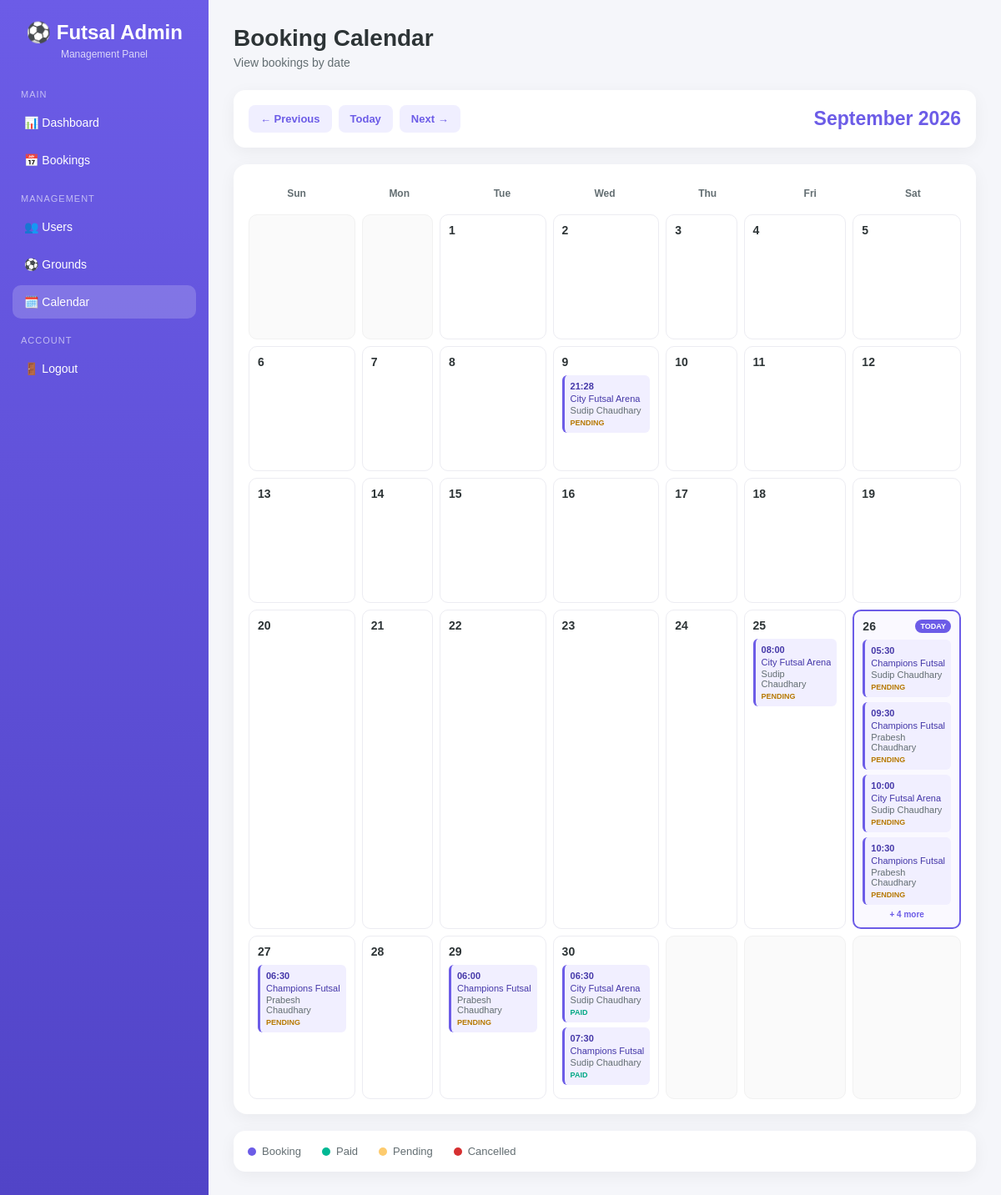
Page /admin/calendar (signed in) on the earlier database version.
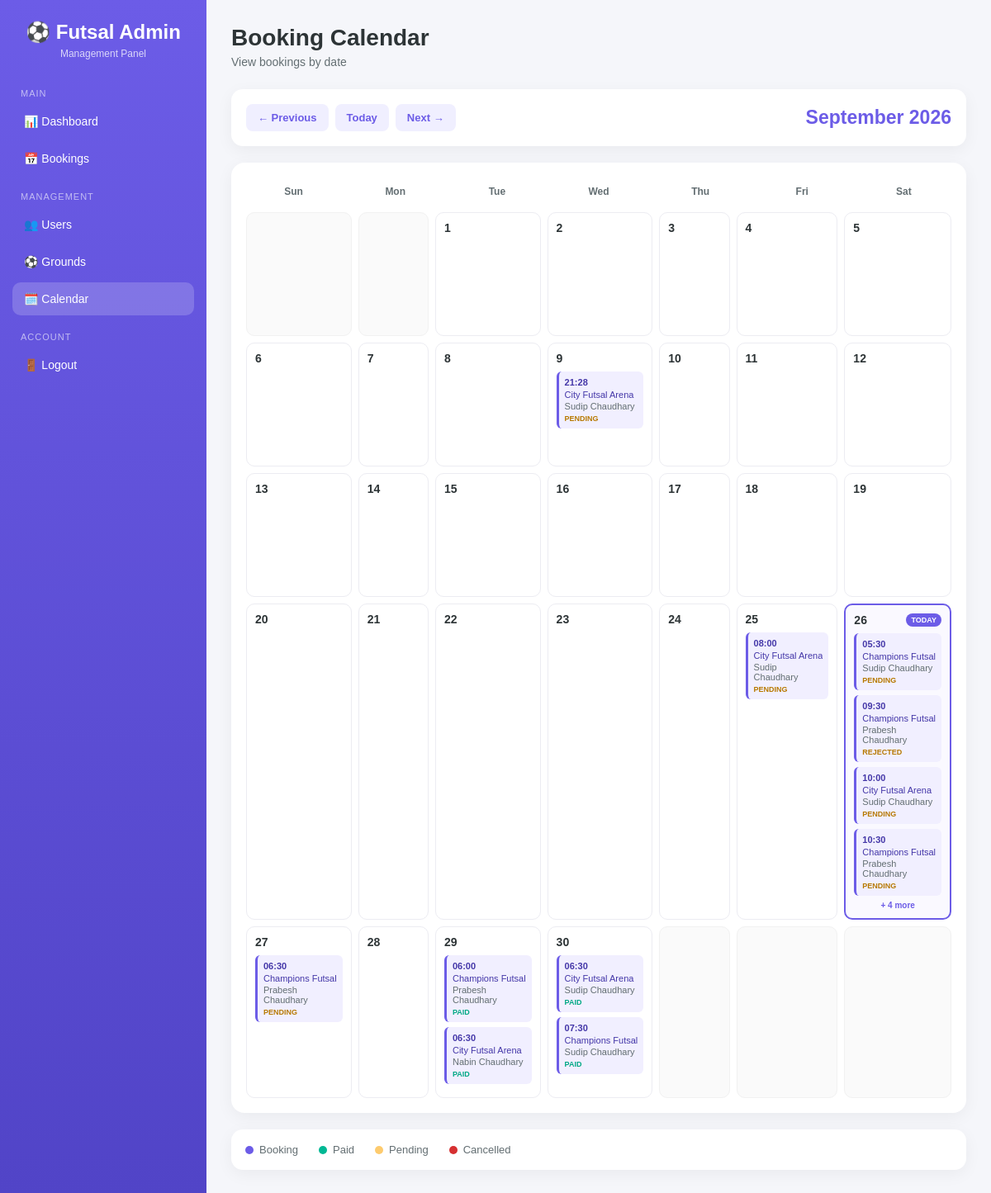
Same page on the later database version.
### tables this page shows
CREATE TABLE bookings (
            id INTEGER PRIMARY KEY AUTOINCREMENT,
            user_id INTEGER NOT NULL,
            ground_id INTEGER NOT NULL,
            booking_date TEXT NOT NULL,
            booking_time TEXT NOT NULL,
            created_at TIMESTAMP DEFAULT CURRENT_TIMESTAMP, status TEXT
            DEFAULT 'confirmed', duration REAL
            DEFAULT 1, payment_status TEXT

            DEFAULT 'pending', payment_method TEXT

            DEFAULT 'cash', payment_reference TEXT, paid_at TIMESTAMP, transaction_uuid
            TEXT, esewa_transaction_code
            TEXT, esewa_product_code
            TEXT, esewa_amount
            REAL, esewa_verified_at
            TIMESTAMP,

            FOREIGN KEY (user_id) REFERENCES users(id),
            FOREIGN KEY (ground_id) REFERENCES grounds(id),

            UNIQUE(ground_id, booking_date, booking_time)
        );

CREATE TABLE grounds (
            id INTEGER PRIMARY KEY AUTOINCREMENT,
            name TEXT NOT NULL,
            location TEXT NOT NULL,
            price INTEGER NOT NULL,
            contact TEXT,
            opening_time TEXT,
            closing_time TEXT,
            description TEXT,
            image TEXT
        );

CREATE TABLE users (
            id INTEGER PRIMARY KEY AUTOINCREMENT,
            name TEXT NOT NULL,
            email TEXT UNIQUE NOT NULL,
            password TEXT NOT NULL
        , is_admin INTEGER
            DEFAULT 0);

### app.py (the view)
@app.route("/admin/calendar")
@admin_required
def admin_calendar():
    today = date.today()
    month = request.args.get("month", type=int)
    year = request.args.get("year", type=int)
    if month is None or month < 1 or month > 12:
        month = today.month
    if year is None or year < 1:
        year = today.year
    if month == 1:
        previous_month = 12
        previous_year = year - 1
    else:
        previous_month = month - 1
        previous_year = year
    if month == 12:
        next_month = 1
        next_year = year + 1
    else:
        next_month = month + 1
        next_year = year
    first_day = date(year, month, 1)
    if month == 12:
        first_day_next_month = date(year + 1, 1, 1)
    else:
        first_day_next_month = date(year, month + 1, 1)
    last_day = first_day_next_month - timedelta(days=1)
    conn = get_db()
    bookings = conn.execute(
        """
        SELECT
            bookings.*,
            users.id AS user_id,
            users.name AS user_name,
            users.email AS user_email,
            grounds.id AS ground_id,
            grounds.name AS ground_name,
            grounds.location AS ground_location,
            grounds.price AS ground_price,
            grounds.price AS price,
            grounds.contact AS ground_contact
        FROM bookings
        JOIN users
            ON bookings.user_id = users.id
        JOIN grounds
            ON bookings.ground_id = grounds.id
        WHERE bookings.booking_date >= ?
          AND bookings.booking_date <= ?
        ORDER BY
            bookings.booking_date ASC,
            bookings.booking_time ASC,
            bookings.id ASC
        """,
        (
            first_day.isoformat(),
            last_day.isoformat()
        )
    ).fetchall()
    conn.close()
    bookings_by_date = {}
    for booking in bookings:
        booking_date = booking["booking_date"]
        if booking_date not in bookings_by_date:
            bookings_by_date[booking_date] = []
        bookings_by_date[booking_date].append(booking)
    calendar_days = []
    first_weekday = (first_day.weekday() + 1) % 7
    for _ in range(first_weekday):
        calendar_days.append({
            "day": "",
            "date": "",
            "is_today": False,
            "bookings": [],
            "booking_count": 0
        })
    current_day = first_day
    while current_day <= last_day:
        date_string = current_day.isoformat()
        day_bookings = bookings_by_date.get(
            date_string,
            []
        )
        calendar_days.append({
            "day": current_day.day,
            "date": date_string,
            "is_today": current_day == today,
            "bookings": day_bookings,
            "booking_count": len(day_bookings)
        })
        current_day += timedelta(days=1)
    while len(calendar_days) % 7 != 0:
        calendar_days.append({
            "day": "",
            "date": "",
            "is_today": False,
            "bookings": [],
            "booking_count": 0
        })
    return render_template(
        "admin/calendar.html",
        calendar_days=calendar_days,
        bookings=bookings,
        month=month,
        year=year,
        month_name=first_day.strftime("%B"),
        calendar_year=year,
        previous_month=previous_month,
        previous_year=previous_year,
        next_month=next_month,
        next_year=next_year
    )

### app.py (called while the page is built, shortened)
def get_db():
    conn = sqlite3.connect(
        DATABASE
    )
    conn.row_factory = sqlite3.Row
    conn.execute(
        "PRAGMA foreign_keys = ON"
    )
    return conn

def admin_required(view_function):
    @wraps(view_function)
    def wrapper(*args, **kwargs):
        user_id = session.get("user_id")
        conn = get_db()
        user = conn.execute(
            """
            SELECT
                id,
                name,
                email,
                is_admin
            FROM users
            WHERE id = ?
            """,
            (
                user_id,
            )
        ).fetchone()
        conn.close()
        session["user_id"] = user["id"]
        session["user_name"] = user["name"]
        session["is_admin"] = 1
        return view_function(
            *args,
            **kwargs
        )
    return wrapper

### templates/admin/calendar.html (shortened to what the changed rows need)
<!DOCTYPE html>
<html lang="en">
<head>
</head>
<body>
<div class="layout">
    <main class="main">
        <div class="topbar">
            <div>
                <h1>
                    Booking Calendar
                </h1>
            </div>
        </div>
        <div class="calendar">
            <div class="days">
                {% for day in calendar_days %}
                    {% if day['date'] == '' %}
                        <div
                            class="
                                day
                                empty-day
                            "
                        ></div>
                    {% else %}
                        <div
                            class="
                                day
                                {% if day.get('is_today') %}
                                    today
                                {% endif %}
                            "
                        >
                            <div class="day-number">
                                <span>
                                    {{ day['day'] }}
                                </span>
                                {% if day.get('is_today') %}
                                    <span
                                        class="today-label"
                                    >
                                        TODAY
                                    </span>
                                {% endif %}
                            </div>
                            {% for booking in day['bookings'][:4] %}
                                <a
                                    href="{{
                                        url_for(
                                            'admin_booking_details',
                                            booking_id=booking['id']
                                        )
                                    }}"
                                    class="booking"
                                >
                                    <div
                                        class="booking-time"
                                    >
                                        {{ booking['booking_time'] }}
                                    </div>
                                    <div
                                        class="booking-ground"
                                    >
                                        {{
                                            booking['ground_name']
                                            or
                                            'Ground'
                                        }}
                                    </div>
                                    <div
                                        class="booking-user"
                                    >
                                        {{
                                            booking['user_name']
                                            or
                                            'Customer'
                                        }}
                                    </div>
                                    {% set status =
                                        booking['payment_status']
                                        or
                                        booking['status']
                                        or
                                        'pending'
                                    %}
                                    <div
                                        class="
                                            booking-status
                                            {% if status == 'paid' %}
                                                status-paid
                                            {% elif status == 'cancelled' %}
                                                status-cancelled
                                            {% else %}
                                                status-pending
                                            {% endif %}
                                        "
                                    >
                                        {{ status }}
                                    </div>
                                </a>
                            {% endfor %}
                            {% if day['bookings']|length > 4 %}
                                <div class="more">
                                    + {{
                                        day['bookings']|length - 4
                                    }}
                                    more
                                </div>
                            {% endif %}
                        </div>
                    {% endif %}
                {% endfor %}
            </div>
        </div>
    </main>
</div>
</body>
</html>

Differences in the rows shown:
changed bookings: payment_status "PENDING" → "REJECTED"
changed bookings (number 8 of 11 on the later page): payment_status "PENDING" → "PAID"
added bookings: booking_time "06:30", name "City Futsal Arena", name "Nabin Chaudhary", payment_status "PAID", shown under "29"
